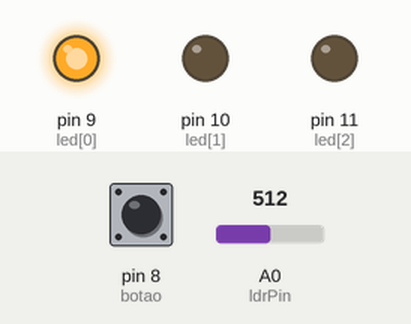
Bench run of a sketch on a simulated Arduino Uno, built with avr-gcc and run on an emulated ATmega328P. Parts: output pins drawn as LEDs (lit = HIGH). The test bench sets the inputs (shaded band); at power-on: pin 8 (botao) HIGH, A0 (ldrPin) = 512. What the sketch prints to the serial monitor is not drawn.

Above: at 1.2 s.
1.3 s: pin 8 (botao) pulled LOW for 0.15 s
At 2.8 s:
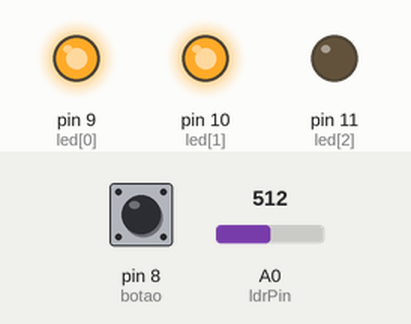
3.1 s: pin 8 (botao) pulled LOW for 1 s
At 5.2 s:
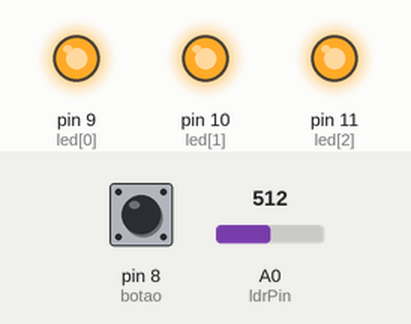
5.7 s: pin 8 (botao) pulled LOW for 3.2 s
At 6.5 s:
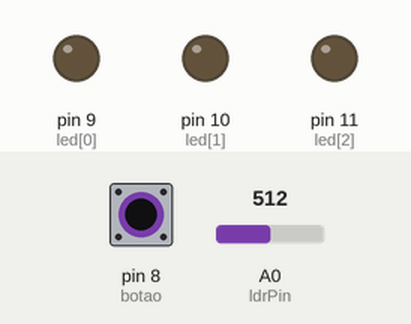
Timing chart, 0 to 10.4 s (numbered marks = the images above; inputs shaded):
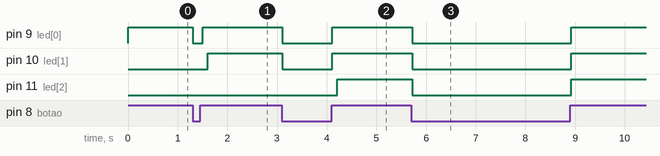

Measured:
- after the input at 1.3 s, pin 9 (led[0]): HIGH → LOW at once, → HIGH 0.20 s later; pin 10 (led[1]): LOW → HIGH after 0.31 s
- after the input at 3.1 s, pin 9 (led[0]), pin 10 (led[1]): HIGH → LOW at once, → HIGH 1.0 s later; pin 11 (led[2]): LOW → HIGH after 1.1 s
- after the input at 5.7 s, pin 9 (led[0]), pin 10 (led[1]), pin 11 (led[2]): HIGH → LOW at once, → HIGH 3.2 s later

The sketch:

led_ldr.ino
```cpp
bool estavel; // Guarda o último estado estável do botão;
bool instavel; // Guarda o último estado instável do botão;
uint32_t bounce_timer;
uint8_t contador = 0;

int led[] = {9,10, 11};
int botao = 8;
int estadoBotao =0;

int ldrPin = 0; // LDR porta

void acenderLed(); // chamada de funcao para acender led
void apagarLed(); // chamada de funcao para apagar led
bool changed(); // chamada de funcao estabilizador push button


void setup(){

  pinMode(botao, INPUT_PULLUP);
  estavel= digitalRead(botao);

  pinMode(led[0], OUTPUT);
  pinMode((led[1]), OUTPUT);
  pinMode((led[2]), OUTPUT);

  Serial.begin(9600); //Inicia a comunicação serial
}


void loop(){

  int ldrValor =0;

  if (changed()) {
    contador++;
    }

  estadoBotao = digitalRead(botao);

  if (estadoBotao == HIGH){
    acenderLed();
  }else{
    apagarLed();}


    ///ler o valor do LDR
    ldrValor = analogRead(ldrPin);

   //imprime o valor lido do LDR no monitor serial
   Serial.println(ldrValor);
   delay(100);

}


void acenderLed(){

  if(contador >= 6)
    contador =0;
  for(int i=0; i <= contador/2; i++)
      digitalWrite((led[i]),HIGH);

}

void apagarLed(){

  for(int x=0; x<3; x++)
      digitalWrite((led[x]),LOW);
}

//
bool changed() {
 bool now = digitalRead(botao); // Lê o estado atual do botão;
 if (instavel != now) { // Checa se houve mudança;
  bounce_timer = millis(); // Atualiza timer;
  instavel = now; // Atualiza estado instável;
 }
 else if (millis() - bounce_timer > 10) { // Checa o tempo de trepidação acabou;
  if (estavel!= now) { // Checa se a mudança ainda persiste;
   estavel= now; // Atualiza estado estável;
   return 1;
  }
 }
 return 0;
}
```
